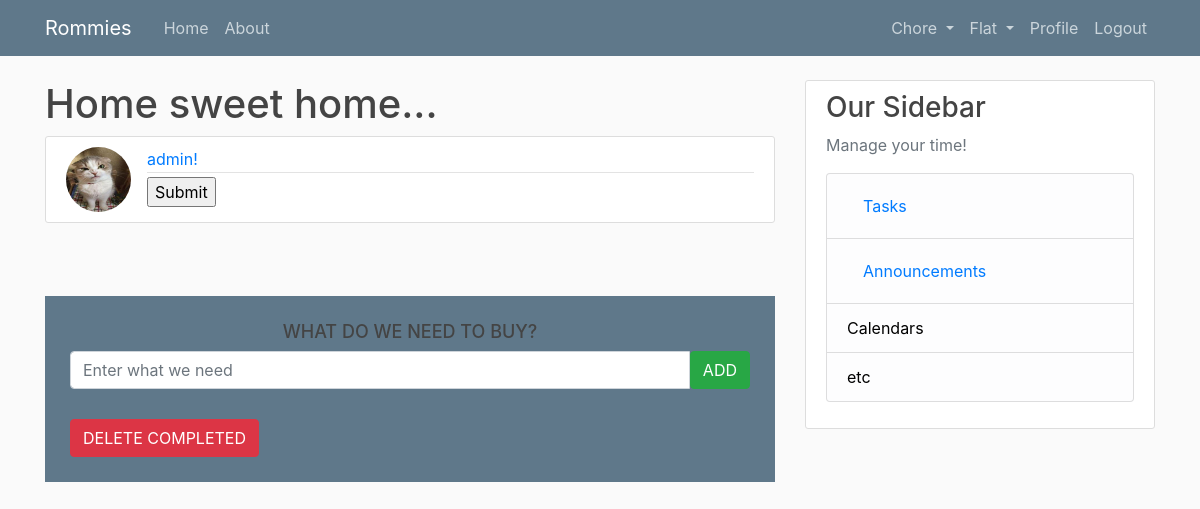
The page / (signed in) on the database as committed earlier.
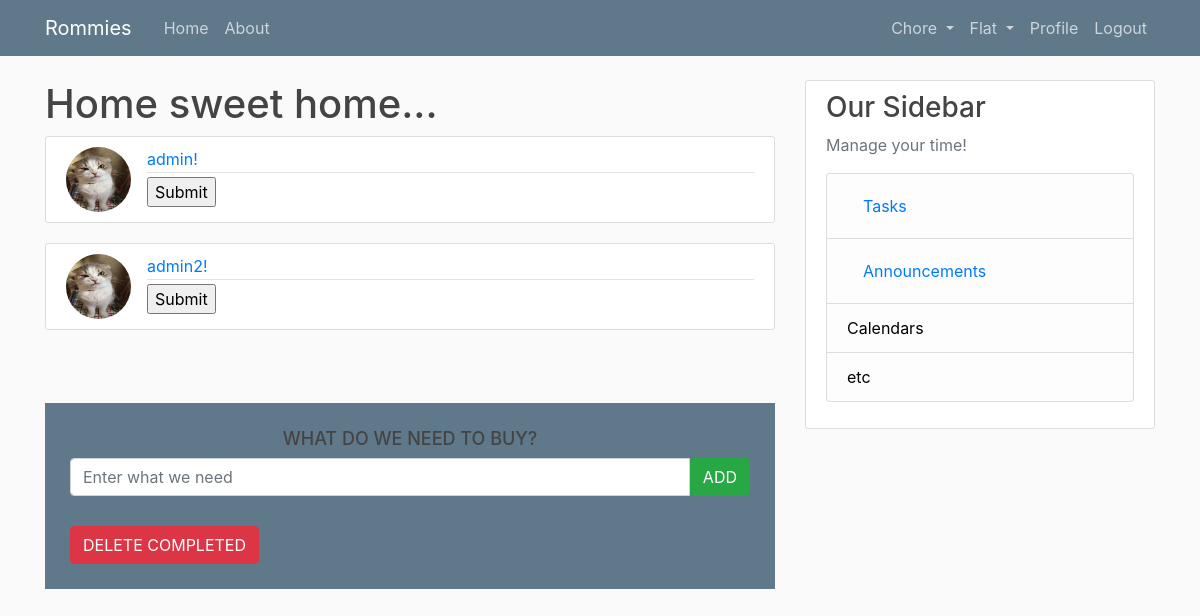
The same page on the database as committed later.
### users/models.py (models this page shows, shortened)
class Profile(models.Model):
    user = models.OneToOneField(User, on_delete=models.CASCADE)
    image = models.ImageField(default='default.jpg', upload_to='profile_pics')
    flats = models.ManyToManyField(Flat, related_name='profiles')
    active_flat = models.ForeignKey(Flat, null=True, default=None,
                                    on_delete=models.SET_DEFAULT,
                                    related_name='active_profiles')
    def __str__(self):
        return f'{self.user.username}!'

### flat/views.py (the view)
# urls.py: path('', views.home, name='flat-home'),
@login_required
def home(request):
    if request.user.profile.active_flat is None:
        return redirect('new-flat')
    else:
        todo_list = Todo.objects.filter(flat=request.user.profile.active_flat).order_by('id') #filter by active flat
        form = TodoForm()
        context = {
            'profiles': request.user.profile.active_flat.profiles.all(),
            'todo_list': todo_list,
            'form': form
        }
        return render(request, 'flat/home.html', context)

### flat/forms.py
class TodoForm(forms.Form):
    text = forms.CharField(max_length=40,
                           widget=forms.TextInput(
                                                  attrs={'class': 'form-control', 'placeholder': 'Enter what we need',
                                                         'aria-label': 'Todo', 'aria-describedby': 'add-btn'}))

### flat/templates/flat/home.html (shortened to what this page needs)
{% extends "flat/base.html" %}
{% block content %}
    <h1>Home sweet home...</h1>
    {% for profile in profiles %}
        <article class="media content-section">
          <img class="rounded-circle article-img" src="{{ profile.image.url }}">
          <div class="media-body">
            <div class="article-metadata">
              <a class="mr-2" href="#">{{ profile }}</a>
            </div>
              <form action="" method="post">
                <input type="submit" value="Submit">
              </form>
          </div>
        </article>
    {% endfor %}
    		<div class="container-fluid" id="wrapper">
			<div class="row">
				<div class="col-lg-12 col-lg-offset-4" id="content">
					<h2>WHAT DO WE NEED TO BUY?</h2>
					<form action="{% url 'add' %}" method="POST" role="form">
						<div class="form-group">
							<div class="input-group">
							  {{ form.text }}
							  <span class="input-group-btn">
								  <button type="submit" class="btn btn-success" id="add-btn">ADD</button>
							  </span>
							</div>
                        </div>
					</form>
                    <div class="row t10">
						<div class="col-lg-12">
							<div class="btn-toolbar">
								<div class="btn-group">
									<a href="{% url 'deletecomplete' %}"><button type="button" class="btn btn-danger"> DELETE COMPLETED</button></a>
								</div>
							</div>
						</div>
                    </div>
				</div>
			</div>
		</div>
{% endblock content %}

Rows that differ between the two databases and show on the page:
now on this page (row edited): Profile: image (placeholder picture), user.username "admin2!"
